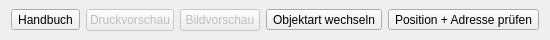
    <widget class="QWidget" name="menu" native="true">
     <property name="minimumSize">
      <size>
       <width>0</width>
       <height>40</height>
      </size>
     </property>
     <property name="maximumSize">
      <size>
       <width>16777215</width>
       <height>40</height>
      </size>
     </property>
     <layout class="QHBoxLayout" name="horizontalLayout_3">
      <property name="topMargin">
       <number>0</number>
      </property>
      <property name="bottomMargin">
       <number>0</number>
      </property>
      <item>
       <widget class="QToolButton" name="btn_manual">
        <property name="enabled">
         <bool>true</bool>
        </property>
        <property name="sizePolicy">
         <sizepolicy hsizetype="Preferred" vsizetype="Fixed">
          <horstretch>0</horstretch>
          <verstretch>0</verstretch>
         </sizepolicy>
        </property>
        <property name="text">
         <string>Handbuch</string>
        </property>
       </widget>
      </item>
      <item>
       <widget class="QPushButton" name="btn_printpreview">
        <property name="enabled">
         <bool>false</bool>
        </property>
        <property name="sizePolicy">
         <sizepolicy hsizetype="Preferred" vsizetype="Fixed">
          <horstretch>0</horstretch>
          <verstretch>0</verstretch>
         </sizepolicy>
        </property>
        <property name="text">
         <string>Druckvorschau</string>
        </property>
       </widget>
      </item>
      <item>
       <widget class="QPushButton" name="btn_imagepreview">
        <property name="enabled">
         <bool>false</bool>
        </property>
        <property name="sizePolicy">
         <sizepolicy hsizetype="Preferred" vsizetype="Fixed">
          <horstretch>0</horstretch>
          <verstretch>0</verstretch>
         </sizepolicy>
        </property>
        <property name="text">
         <string>Bildvorschau</string>
        </property>
       </widget>
      </item>
      <item>
       <widget class="QToolButton" name="btn_changetype">
        <property name="sizePolicy">
         <sizepolicy hsizetype="Preferred" vsizetype="Fixed">
          <horstretch>0</horstretch>
          <verstretch>0</verstretch>
         </sizepolicy>
        </property>
        <property name="text">
         <string>Objektart wechseln</string>
        </property>
       </widget>
      </item>
      <item>
       <widget class="QToolButton" name="btn_checkposition">
        <property name="enabled">
         <bool>true</bool>
        </property>
        <property name="sizePolicy">
         <sizepolicy hsizetype="Preferred" vsizetype="Fixed">
          <horstretch>0</horstretch>
          <verstretch>0</verstretch>
         </sizepolicy>
        </property>
        <property name="text">
         <string>Position + Adresse prüfen</string>
        </property>
       </widget>
      </item>
     </layout>
    </widget>
